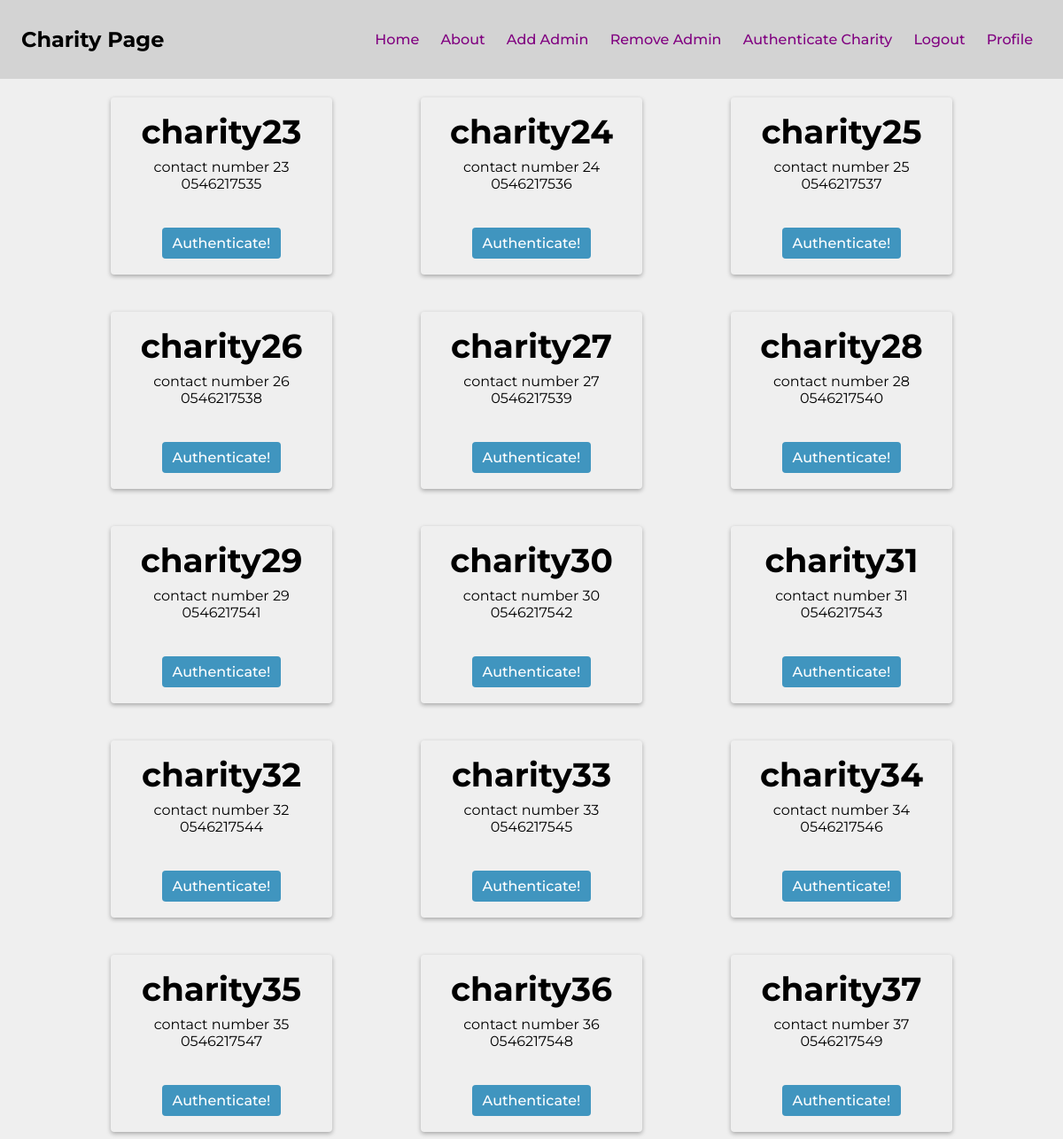
Before: /donor/authenticate_charity (signed in, upper part) with the older database file.
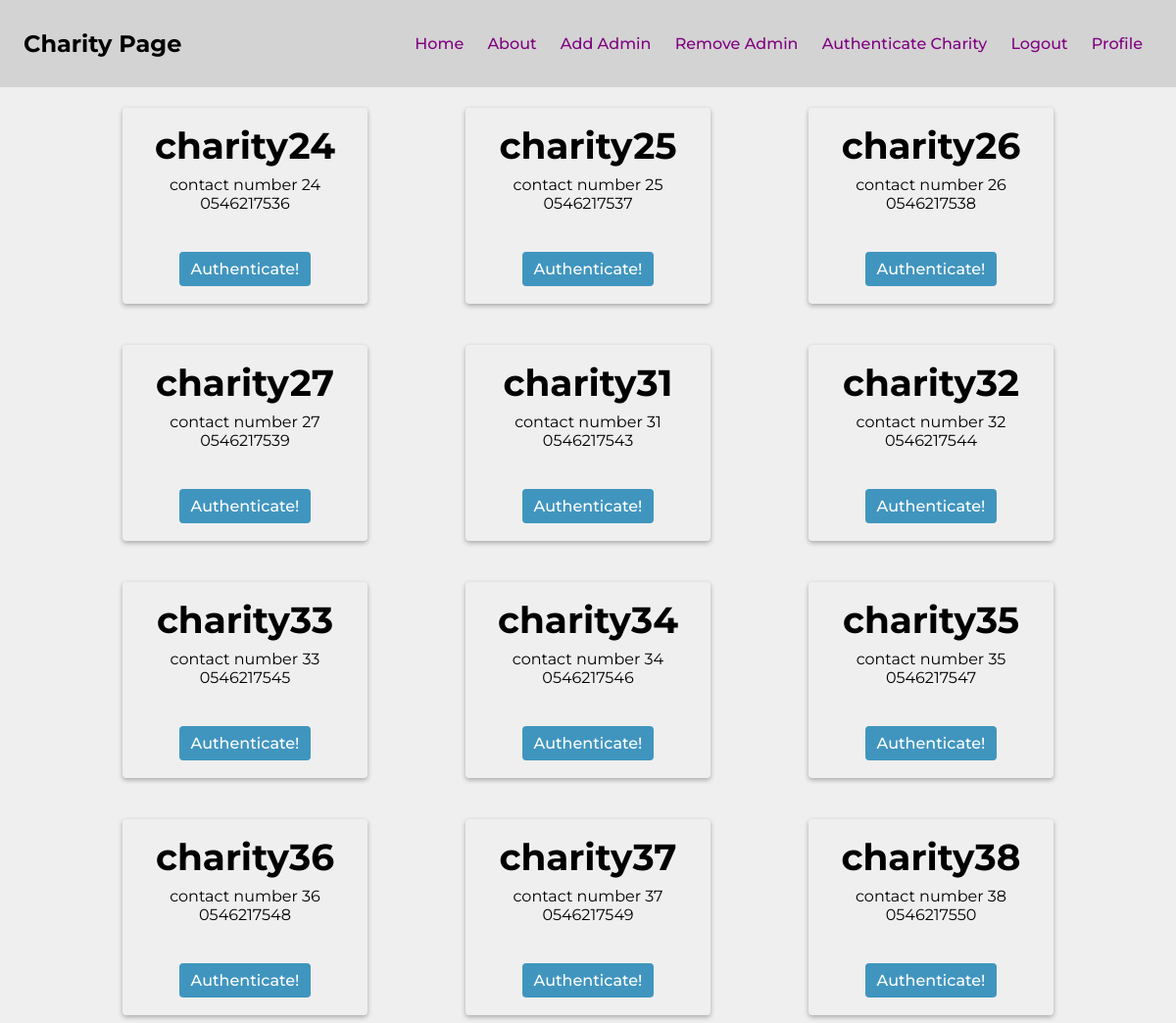
After: the same page with the newer database file.
### app/models.py (models this page shows)
class Charity(db.Model, UserMixin):
    id               = Column(Integer, primary_key=True, autoincrement=False, unique=True)
    charity_name     = Column(String(64), nullable=False)
    address          = Column(String(64), nullable=False)
    zip_code         = Column(String(64), nullable=False)
    phone            = Column(String(64), nullable=False)
    website          = Column(String(64))
    email            = Column(String(64), nullable=False, unique=True)
    password         = Column(String(64), nullable=False)
    contact_name     = Column(String(64))
    contact_cell     = Column(String(64), unique=True)
    contact_position = Column(String(64))
    bank             = Column(String(64), nullable=False)
    account_number   = Column(String(64), nullable=False)
    balance          = Column(Float, default=0)
    home_page_text   = Column(String(200), default='')
    description      = Column(Text, default='')
    authenticated    = Column(Boolean, default=False)
    receipts         = db.relationship('Receipt', backref='charity', lazy='dynamic')
    pledges         = db.relationship('Pledge', backref='charity', lazy='dynamic')
    donations       = db.relationship('Donation', backref='charity', lazy='dynamic')

### app/donor/routes.py (the view)
@donor.route('authenticate_charity', methods=('GET', 'POST'))
@login_required
def authenticate_charity():
    charities_to_be_confirmed = Charity.query.filter_by(authenticated=False).all()
    return render_template('authenticate_charity.html',
                           charities_to_be_confirmed=charities_to_be_confirmed)

### app/__init__.py (called while the page is built)
def create_app():
    app = Flask(__name__)
    app.config.from_object(Config)
    db.init_app(app)
    migrate.init_app(app,db)
    login_manager.init_app(app)
    mail.init_app(app)
    scheduler.init_app(app)
    scheduler.start()
    from app.models import Donor, Charity
    @login_manager.user_loader
    def load_user(user_id):
        donor = Donor.query.get(user_id)
        charity = Charity.query.get(user_id)
        if donor:
            return donor
        elif charity:
            return charity
        else:
            return None
    login_manager.login_view = 'main.login_donor'
    from app.donor import donor
    from app.organization import organization
    from app.main import main
    app.register_blueprint(main)
    app.register_blueprint(donor)
    app.register_blueprint(organization)
    return app

### app/donor/templates/authenticate_charity.html (shortened to what this page needs)
{% extends 'base.html' %}
{% block content %}
    <div class="card-container">
        {% if not charities_to_be_confirmed %}
            <h1>There are no charities to be confirmed</h1>
        {% else %}
            {% if current_user.admin == True %}
                {% for charity in charities_to_be_confirmed %}
                    <div class="card card-auth">
                        <div class="card-header">
                            <h3>{{ charity.charity_name }} </h3>
                        </div>
                        <div class="card-body">
                            <p>{{ charity.contact_name }}</p>
                            <p>{{ charity.contact_cell }}</p>
                        </div>
                        <div class="card-footer">
                            <a href="{{ url_for('organization.authentication_details', charity_id=charity.id) }}" class="btn-donate">Authenticate!</a>
                        </div>
                    </div>
                {% endfor %}
            {% endif %}
        {% endif %}
    </div>
{% endblock content %}

Changed rows visible on the page:
no longer on this page (row edited): Charity: charity_name "charity23", contact_name "contact number 23", contact_cell "0546217535"
no longer on this page (row edited): Charity: charity_name "charity28", contact_name "contact number 28", contact_cell "0546217540"
no longer on this page (row edited): Charity: charity_name "charity29", contact_name "contact number 29", contact_cell "0546217541"
no longer on this page (row edited): Charity: charity_name "charity30", contact_name "contact number 30", contact_cell "0546217542"
now on this page (row unchanged): Charity: charity_name "charity38", contact_name "contact number 38", contact_cell "0546217550"
